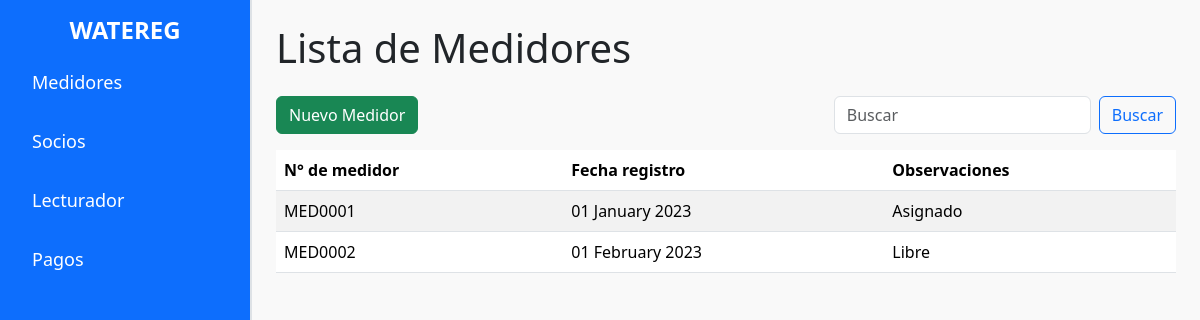
Before: / with the older database file.
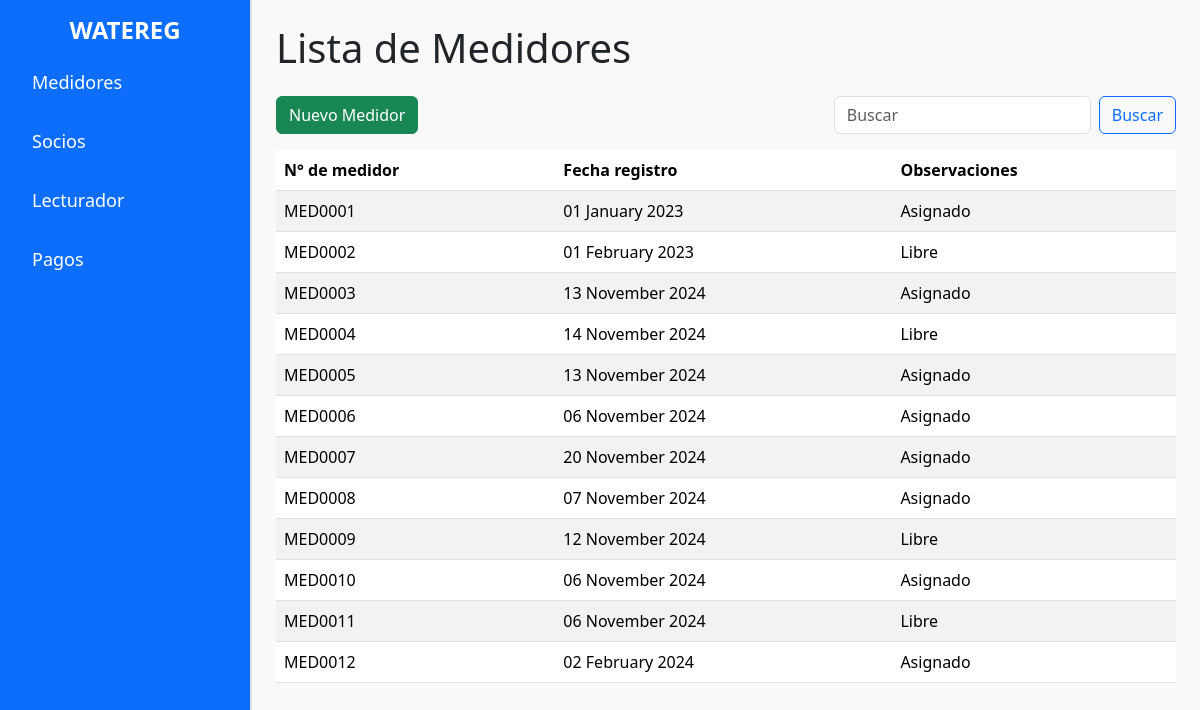
After: the same page with the newer database file.
### tables this page shows
CREATE TABLE `medidor` (
  `id_medidor` bigint(20) NOT NULL,
  `marca` varchar(255) DEFAULT NULL,
  `modelo` varchar(255) DEFAULT NULL,
  `fecha` date DEFAULT NULL
);

### index.php (the view, shortened to what this page needs)
<?php
include 'conexion.php';
$busqueda = isset($_GET['buscar']) ? $_GET['buscar'] : '';
$sql = "SELECT id_medidor, marca, modelo, fecha FROM medidor";
$resultado = $conexion->query($sql);
?>
<!DOCTYPE html>
<html lang="es">
<head>
    <link rel="stylesheet" href="css/bootstrap.min.css">
    <link rel="stylesheet" href="css/styles.css">
</head>
<body>
    <div class="d-flex">
        <div class="sidebar bg-primary text-white p-3">
            <h2 class="sidebar-title">WATEREG</h2>
            <ul class="nav flex-column">
                <li class="nav-item">
                    <a class="nav-link text-white" href="index.php">Medidores</a>
                </li>
                <li class="nav-item">
                    <a class="nav-link text-white" href="socios.php">Socios</a>
                </li>
                <li class="nav-item">
                    <a class="nav-link text-white" href="lecturador.php">Lecturador</a>
                </li>
                <li class="nav-item">
                    <a class="nav-link text-white" href="pagos.php">Pagos</a>
                </li>
            </ul>
        </div>
        <div class="content flex-grow-1 p-4">
            <h1 class="mb-4">Lista de Medidores</h1>
            <div class="d-flex justify-content-between mb-3">
                <button class="btn btn-success" onclick="window.location.href='registrar_medidor.php'">Nuevo Medidor</button>
                <form class="d-flex" method="GET" action="index.php">
                    <input class="form-control me-2" type="search" name="buscar" placeholder="Buscar" value="<?= htmlspecialchars($busqueda) ?>" aria-label="Buscar">
                    <button class="btn btn-outline-primary" type="submit">Buscar</button>
                </form>
            </div>
            <table class="table table-striped">
                <thead>
                    <tr>
                        <th scope="col">N° de medidor</th>
                        <th scope="col">Fecha registro</th>
                        <th scope="col">Observaciones</th>
                    </tr>
                </thead>
                <tbody>
                    <?php if ($resultado->num_rows > 0): ?>
                        <?php while ($fila = $resultado->fetch_assoc()): ?>
                            <tr>
                                <td>MED<?= str_pad($fila['id_medidor'], 4, '0', STR_PAD_LEFT) ?></td>
                                <td><?= date("d F Y", strtotime($fila['fecha'])) ?></td>
                                <td><?= rand(0, 1) ? 'Asignado' : 'Libre' ?></td>
                            </tr>
                        <?php endwhile; ?>
                    <?php else: ?>
                        <tr>
                            <td colspan="3" class="text-center">No se encontraron resultados</td>
                        </tr>
                    <?php endif; ?>
                </tbody>
            </table>
        </div>
    </div>
</body>
</html>

### css/styles.css (style rules this page uses)
.sidebar { width: 250px; min-height: 100vh; }
.sidebar-title { font-size: 24px; font-weight: bold; margin-bottom: 1rem; text-align: center; }
.nav-link { font-size: 18px; margin-bottom: 1rem; }
.content { background-color: #f9f9f9; border-left: 2px solid #dee2e6; }

Changed rows visible on the page:
added medidor: id_medidor "0003", fecha "13 November 2024", shows "Asignado"
added medidor: id_medidor "0004", fecha "14 November 2024", shows "Libre"
added medidor: id_medidor "0005", fecha "13 November 2024", shows "Asignado"
added medidor: id_medidor "0006", fecha "06 November 2024", shows "Asignado"
added medidor: id_medidor "0007", fecha "20 November 2024", shows "Asignado"
added medidor: id_medidor "0008", fecha "07 November 2024", shows "Asignado"
added medidor: id_medidor "0009", fecha "12 November 2024", shows "Libre"
added medidor: id_medidor "0010", fecha "06 November 2024", shows "Asignado"
added medidor: id_medidor "0011", fecha "06 November 2024", shows "Libre"
added medidor: id_medidor "0012", fecha "02 February 2024", shows "Asignado"
